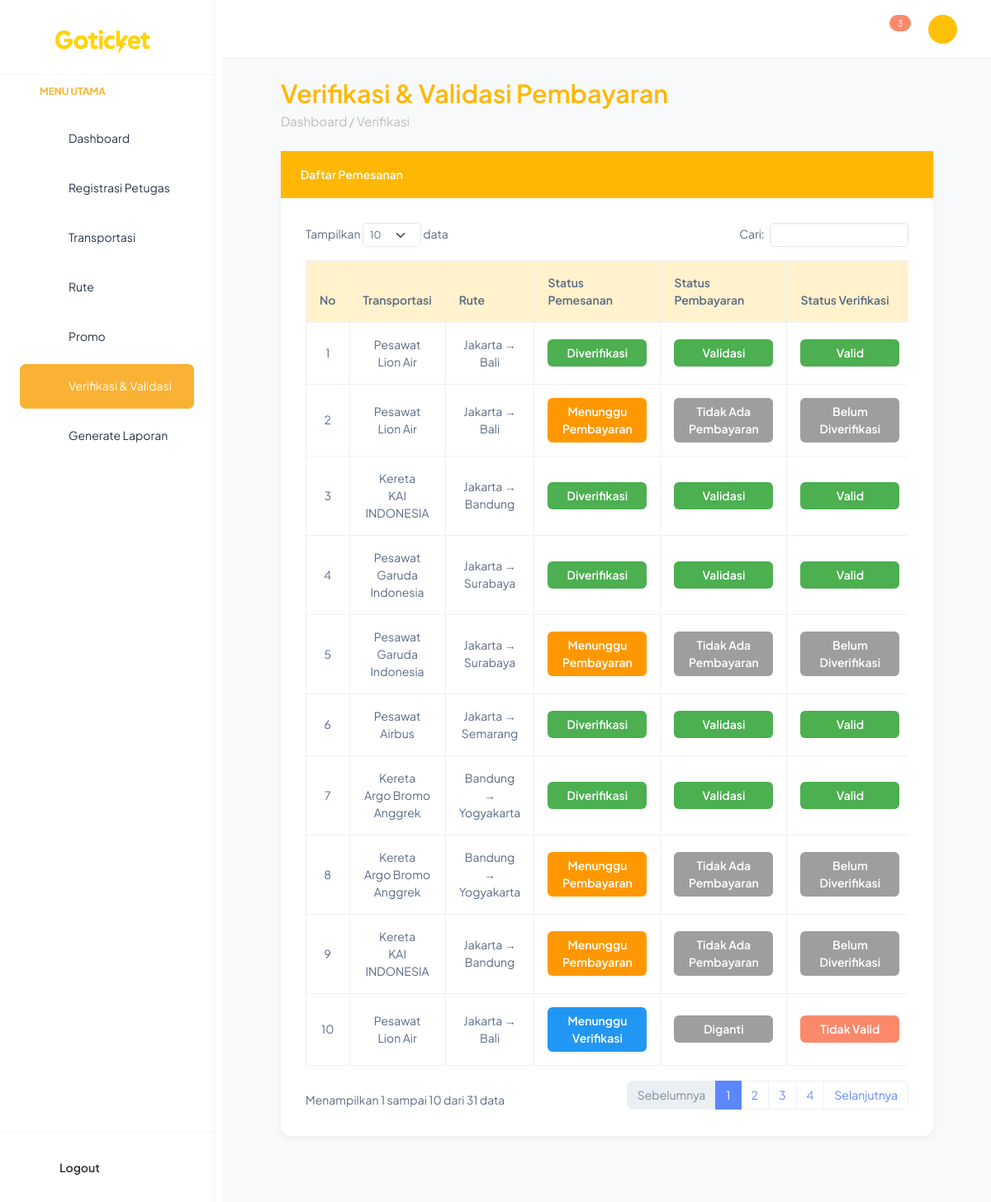
/backend/pages/verifikasi_validasi/index.php (signed in), run on the app's committed database.
### tables this page shows
CREATE TABLE `pemesanan` (
  `id_pemesanan` int NOT NULL,
  `id_user` int DEFAULT NULL,
  `id_rute` int DEFAULT NULL,
  `tanggal_pesan` datetime DEFAULT CURRENT_TIMESTAMP,
  `jumlah_tiket` int DEFAULT '1',
  `total_harga` int DEFAULT NULL,
  `status_pemesanan` enum('Belum Dibayar','Menunggu Pembayaran','Menunggu Verifikasi','Dibayar','Diverifikasi','Selesai','Dibatalkan') DEFAULT 'Belum Dibayar',
  `kursi` varchar(50) DEFAULT NULL
);

CREATE TABLE `transportasi` (
  `id_transportasi` int NOT NULL,
  `jenis` enum('Pesawat','Kereta') NOT NULL,
  `nama_transportasi` varchar(100) NOT NULL,
  `kode` varchar(20) NOT NULL,
  `kapasitas` int NOT NULL
);

CREATE TABLE `rute` (
  `id_rute` int NOT NULL,
  `id_transportasi` int DEFAULT NULL,
  `asal` varchar(100) NOT NULL,
  `tujuan` varchar(100) NOT NULL,
  `harga` int NOT NULL,
  `jadwal_berangkat` datetime DEFAULT NULL,
  `jadwal_tiba` datetime DEFAULT NULL
);

CREATE TABLE `pembayaran` (
  `id_pembayaran` int NOT NULL,
  `id_pemesanan` int DEFAULT NULL,
  `metode_pembayaran` enum('Cash','Transfer Bank','E-Wallet') NOT NULL,
  `total_bayar` int NOT NULL,
  `tanggal_bayar` datetime DEFAULT CURRENT_TIMESTAMP,
  `status_bayar` enum('Belum Bayar','Menunggu Verifikasi','Validasi','Tidak Valid','Diganti') DEFAULT 'Belum Bayar',
  `bukti_transfer` varchar(100) DEFAULT NULL,
  `id_promo` int DEFAULT NULL,
  `id_metode` int DEFAULT NULL
);

### backend/pages/verifikasi_validasi/index.php (the view, shortened to what this page needs)
<?php
include '../../partials/header.php';
include '../../partials/sidebar.php';
include '../../partials/navbar.php';
include '../../app.php';
$q = "
SELECT
    p.id_pemesanan,
    u.nama_lengkap AS nama_penumpang,
    t.nama_transportasi,
    t.jenis,
    r.asal,
    r.tujuan,
    p.status_pemesanan,
    -- PEMBAYARAN TERBARU
    pb.id_pembayaran,
    pb.status_bayar,
    pb.bukti_transfer,
    pb.total_bayar,
    -- VERIFIKASI TERBARU PEMBAYARAN TERBARU
    (
        SELECT v2.status_verifikasi
        FROM verifikasi v2
        WHERE v2.id_pembayaran = pb.id_pembayaran
        ORDER BY v2.id_verifikasi DESC
        LIMIT 1
    ) AS status_verifikasi,
    -- CEK ADA PEMBAYARAN LAMA YANG TIDAK VALID
    (
        SELECT COUNT(*)
        FROM pembayaran pbl
        LEFT JOIN verifikasi v3 ON v3.id_pembayaran = pbl.id_pembayaran
        WHERE pbl.id_pemesanan = p.id_pemesanan
        AND v3.status_verifikasi = 'Tidak Valid'
        AND pbl.id_pembayaran < pb.id_pembayaran
    ) AS pembayaran_lama_tidak_valid
FROM pemesanan p
LEFT JOIN user u ON p.id_user = u.id_user
LEFT JOIN rute r ON p.id_rute = r.id_rute
LEFT JOIN transportasi t ON r.id_transportasi = t.id_transportasi
LEFT JOIN pembayaran pb ON pb.id_pembayaran = (
    SELECT id_pembayaran
    FROM pembayaran
    WHERE id_pemesanan = p.id_pemesanan
    ORDER BY id_pembayaran DESC
    LIMIT 1
)
ORDER BY p.id_pemesanan DESC
";
$result = mysqli_query($connect, $q) or die(mysqli_error($connect));
?>
<link href="https://cdn.jsdelivr.net/npm/bootstrap-icons@1.10.5/font/bootstrap-icons.css" rel="stylesheet">
<link href="https://cdn.datatables.net/1.13.6/css/dataTables.bootstrap5.min.css" rel="stylesheet">
<div class="content-wrapper">
    <div class="page-title">Verifikasi & Validasi Pembayaran</div>
    <div class="breadcrumb">Dashboard / Verifikasi</div>
    <div class="card card-custom">
        <div class="card-header-custom">Daftar Pemesanan</div>
        <div class="card-body">
            <div class="table-responsive">
                <table id="verifTable" class="table table-bordered align-middle text-center mb-0">
                    <thead>
                        <tr>
                            <th>No</th>
                            <th>Transportasi</th>
                            <th>Rute</th>
                            <th>Status Pemesanan</th>
                            <th>Status Pembayaran</th>
                            <th>Status Verifikasi</th>
                        </tr>
                    </thead>
                    <tbody>
<?php
if(mysqli_num_rows($result) > 0):
    $no = 1;
    while($row = mysqli_fetch_assoc($result)):
        $sp = $row['status_pemesanan'];
        $sb = $row['status_bayar'];
        $sv = $row['status_verifikasi'];
        $pembayaran_lama_tidak_valid = $row['pembayaran_lama_tidak_valid'];
?>
    <tr>
        <td><?= $no++ ?></td>
        <td><?= $row['jenis'] ?><br><?= $row['nama_transportasi'] ?></td>
        <td><?= $row['asal'] ?> → <?= $row['tujuan'] ?></td>
        <td>
            <?php
                $clsP = "bg-belum";
                if($sp=="Menunggu Pembayaran") $clsP="bg-menunggu";
                if($sp=="Menunggu Verifikasi") $clsP="bg-verif";
                if($sp=="Dibatalkan") $clsP="bg-cancel";
                if($sp=="Diverifikasi") $clsP="bg-valid";
            ?>
            <span class="badge-status <?= $clsP ?>"><?= $sp ?></span>
        </td>
        <td>
            <?php
                if($sp=="Dibatalkan"){
                    echo '<span class="badge-status bg-cancel">Dibatalkan</span>';
                }
                else if(empty($sb)){
                    echo '<span class="badge-status bg-belum">Tidak Ada Pembayaran</span>';
                }
                else{
                    if($pembayaran_lama_tidak_valid > 0){
                        if($sv == "Valid"){
                            echo '<span class="badge-status bg-valid">Validasi</span>';
                        } else {
                            echo '<span class="badge-status bg-diganti">Diganti</span>';
                        }
                    }
                    else {
                        $clsB = "bg-belum";
                        if($sb=="Menunggu Verifikasi") $clsB="bg-menunggu";
                        if($sb=="Validasi") $clsB="bg-valid";
                        echo '<span class="badge-status '.$clsB.'">'.$sb.'</span>';
                    }
                }
            ?>
        </td>
        <td>
            <?php
                if($sp=="Dibatalkan"){
                    echo '<span class="badge-status bg-cancel">Dibatalkan</span>';
                }
                else if(empty($sv)){
                    echo '<span class="badge-status bg-belum">Belum Diverifikasi</span>';
                }
                else {
                    $clsV = ($sv=="Valid") ? "bg-valid" : "bg-danger";
                    echo '<span class="badge-status '.$clsV.'">'.$sv.'</span>';
                }
            ?>
        </td>
    </tr>
<?php
    endwhile;
endif;
?>
                    </tbody>
                </table>
            </div>
        </div>
    </div>
</div>

### backend/pages/verifikasi_validasi/index.php (style rules this page uses)
.content-wrapper { background:#f8f9fa; min-height:100vh; padding:90px 70px 50px; }
.page-title { font-size:1.9rem; font-weight:600; color:#ffb703; }
.breadcrumb { color:#bdbdbd; font-size:0.95rem; margin-bottom:25px; }
.card-custom { border-radius:12px; background:#fff; box-shadow:0 3px 8px rgba(0,0,0,0.05); }
.card-header-custom { background:#ffb703; color:#fff; padding:18px 24px; font-weight:600; }
.badge-status { padding:6px 12px; border-radius:6px; color:#fff; font-weight:600; display:inline-block; min-width:120px; }
.bg-menunggu { background:#ff9800; }
.bg-verif { background:#2196f3; }
.bg-valid { background:#4caf50; }
.bg-belum { background:#9e9e9e; }
.bg-danger { background:#d32f2f; }
.bg-diganti { background:#9e9e9e; }
.table th { background:#fff2cc; font-weight:600; text-align:center; }
.table td { text-align:center; vertical-align:middle; }

### data on the page
pemesanan: transportasi.jenis "Pesawat", transportasi.nama_transportasi "Lion Air", id_rute.asal "Jakarta", id_rute.tujuan "Bali", status_pemesanan "Diverifikasi", pembayaran.status_bayar "Validasi", sv "Valid"
pemesanan: transportasi.jenis "Pesawat", transportasi.nama_transportasi "Lion Air", id_rute.asal "Jakarta", id_rute.tujuan "Bali", status_pemesanan "Menunggu Pembayaran", shows "Tidak Ada Pembayaran", shows "Belum Diverifikasi"
pemesanan: transportasi.jenis "Kereta", transportasi.nama_transportasi "KAI INDONESIA", id_rute.asal "Jakarta", id_rute.tujuan "Bandung", status_pemesanan "Diverifikasi", shows "Validasi", sv "Valid"
pemesanan: transportasi.jenis "Pesawat", transportasi.nama_transportasi "Garuda Indonesia", id_rute.asal "Jakarta", id_rute.tujuan "Surabaya", status_pemesanan "Diverifikasi", pembayaran.status_bayar "Validasi", sv "Valid"
pemesanan: transportasi.jenis "Pesawat", transportasi.nama_transportasi "Garuda Indonesia", id_rute.asal "Jakarta", id_rute.tujuan "Surabaya", status_pemesanan "Menunggu Pembayaran", shows "Tidak Ada Pembayaran", shows "Belum Diverifikasi"
pemesanan: transportasi.jenis "Pesawat", transportasi.nama_transportasi "Airbus", id_rute.asal "Jakarta", id_rute.tujuan "Semarang", status_pemesanan "Diverifikasi", shows "Validasi", sv "Valid"
pemesanan: transportasi.jenis "Kereta", transportasi.nama_transportasi "Argo Bromo Anggrek", id_rute.asal "Bandung", id_rute.tujuan "Yogyakarta", status_pemesanan "Diverifikasi", pembayaran.status_bayar "Validasi", sv "Valid"
pemesanan: transportasi.jenis "Kereta", transportasi.nama_transportasi "Argo Bromo Anggrek", id_rute.asal "Bandung", id_rute.tujuan "Yogyakarta", status_pemesanan "Menunggu Pembayaran", shows "Tidak Ada Pembayaran", shows "Belum Diverifikasi"
pemesanan: transportasi.jenis "Kereta", transportasi.nama_transportasi "KAI INDONESIA", id_rute.asal "Jakarta", id_rute.tujuan "Bandung", status_pemesanan "Menunggu Pembayaran", shows "Tidak Ada Pembayaran", shows "Belum Diverifikasi"
pemesanan: transportasi.jenis "Pesawat", transportasi.nama_transportasi "Lion Air", id_rute.asal "Jakarta", id_rute.tujuan "Bali", status_pemesanan "Menunggu Verifikasi", shows "Diganti", sv "Tidak Valid"

### other printed values
$jumlah_notif "3"
